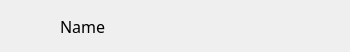
<?xml version="1.0" encoding="UTF-8"?>
<ui version="4.0">
 <class>MemberItemWidget</class>
 <widget class="QWidget" name="MemberItemWidget">
  <property name="geometry">
   <rect>
    <x>0</x>
    <y>0</y>
    <width>350</width>
    <height>48</height>
   </rect>
  </property>
  <property name="windowTitle">
   <string>MemberItemWidget</string>
  </property>
  <layout class="QHBoxLayout" name="horizontalLayout">
   <property name="leftMargin">
    <number>0</number>
   </property>
   <property name="topMargin">
    <number>0</number>
   </property>
   <property name="rightMargin">
    <number>0</number>
   </property>
   <property name="bottomMargin">
    <number>0</number>
   </property>
   <item>
    <widget class="QFrame" name="frameChatId">
     <property name="styleSheet">
      <string notr="true">QWidget
{
	font-family:&quot;Microsoft YaHei&quot;;
	
	background-color: rgba(0, 0, 0, 0);
}

  QCheckBox::indicator {
      width: 30px;
      height: 30px;
  }
 QCheckBox::indicator:unchecked {
 
	image: url(:/image/resource/Unchecked.png);
  }

  QCheckBox::indicator:unchecked:hover {
     
  }

  QCheckBox::indicator:unchecked:pressed {
     
  }

  QCheckBox::indicator:checked {
     image: url(:/image/resource/Checked.png);
  }

  QCheckBox::indicator:checked:hover {
     
  }

  QCheckBox::indicator:checked:pressed {
    
  }

  #btnClose {
    border:none;
	image: url(:/image/resource/xClose.png);
  }

  #btnClose:pressed {
   
	image: url(:/image/resource/xClosePressed.png);
  }</string>
     </property>
     <layout class="QHBoxLayout" name="horizontalLayout_2">
      <property name="spacing">
       <number>10</number>
      </property>
      <property name="leftMargin">
       <number>20</number>
      </property>
      <item>
       <widget class="QLabel" name="labelAvatar">
        <property name="minimumSize">
         <size>
          <width>30</width>
          <height>30</height>
         </size>
        </property>
        <property name="maximumSize">
         <size>
          <width>30</width>
          <height>30</height>
         </size>
        </property>
        <property name="frameShape">
         <enum>QFrame::NoFrame</enum>
        </property>
        <property name="text">
         <string/>
        </property>
        <property name="scaledContents">
         <bool>true</bool>
        </property>
       </widget>
      </item>
      <item>
       <widget class="JChat::ElidedLabel" name="labelTitle">
        <property name="font">
         <font>
          <family>Microsoft YaHei</family>
          <pointsize>12</pointsize>
         </font>
        </property>
        <property name="text">
         <string>Name</string>
        </property>
        <property name="alignment">
         <set>Qt::AlignLeading|Qt::AlignLeft|Qt::AlignVCenter</set>
        </property>
       </widget>
      </item>
      <item>
       <spacer name="horizontalSpacer">
        <property name="orientation">
         <enum>Qt::Horizontal</enum>
        </property>
        <property name="sizeHint" stdset="0">
         <size>
          <width>40</width>
          <height>20</height>
         </size>
        </property>
       </spacer>
      </item>
      <item>
       <widget class="QLabel" name="labelOwner">
        <property name="maximumSize">
         <size>
          <width>25</width>
          <height>25</height>
         </size>
        </property>
        <property name="text">
         <string/>
        </property>
        <property name="pixmap">
         <pixmap resource="Resource.qrc">:/image/resource/GroupOwner.png</pixmap>
        </property>
        <property name="scaledContents">
         <bool>true</bool>
        </property>
       </widget>
      </item>
      <item>
       <widget class="QLabel" name="labelSlient">
        <property name="maximumSize">
         <size>
          <width>20</width>
          <height>20</height>
         </size>
        </property>
        <property name="text">
         <string/>
        </property>
        <property name="pixmap">
         <pixmap resource="Resource.qrc">:/image/resource/Silent.png</pixmap>
        </property>
        <property name="scaledContents">
         <bool>true</bool>
        </property>
       </widget>
      </item>
     </layout>
    </widget>
   </item>
  </layout>
 </widget>
 <layoutdefault spacing="6" margin="11"/>
 <customwidgets>
  <customwidget>
   <class>JChat::ElidedLabel</class>
   <extends>QLabel</extends>
   <header>ElidedLabel.h</header>
  </customwidget>
 </customwidgets>
 <resources>
  <include location="Resource.qrc"/>
 </resources>
 <connections/>
</ui>
